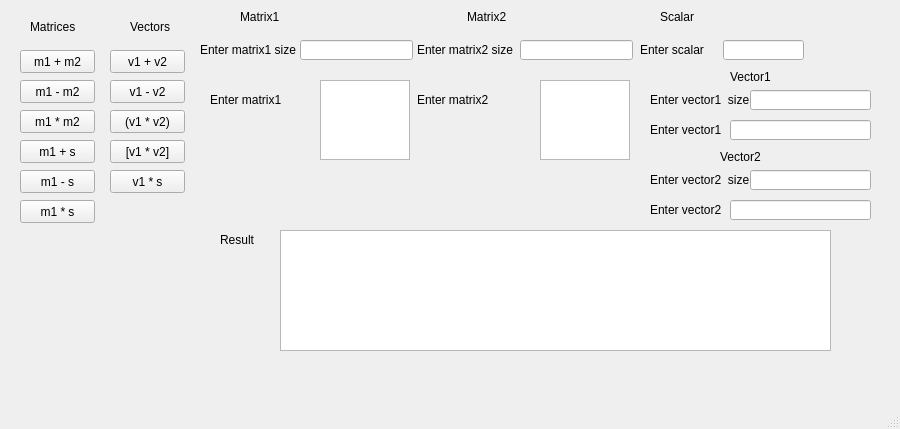
<?xml version="1.0" encoding="UTF-8"?>
<ui version="4.0">
 <class>MainWindow</class>
 <widget class="QMainWindow" name="MainWindow">
  <property name="geometry">
   <rect>
    <x>0</x>
    <y>0</y>
    <width>900</width>
    <height>429</height>
   </rect>
  </property>
  <property name="windowTitle">
   <string>MainWindow</string>
  </property>
  <widget class="QWidget" name="centralwidget">
   <widget class="QTextEdit" name="textEdit">
    <property name="geometry">
     <rect>
      <x>320</x>
      <y>80</y>
      <width>90</width>
      <height>80</height>
     </rect>
    </property>
   </widget>
   <widget class="QLineEdit" name="lineEdit">
    <property name="geometry">
     <rect>
      <x>300</x>
      <y>40</y>
      <width>113</width>
      <height>20</height>
     </rect>
    </property>
   </widget>
   <widget class="QLabel" name="label">
    <property name="geometry">
     <rect>
      <x>200</x>
      <y>40</y>
      <width>101</width>
      <height>20</height>
     </rect>
    </property>
    <property name="text">
     <string>Enter matrix1 size</string>
    </property>
   </widget>
   <widget class="QLineEdit" name="lineEdit_2">
    <property name="geometry">
     <rect>
      <x>520</x>
      <y>40</y>
      <width>113</width>
      <height>20</height>
     </rect>
    </property>
   </widget>
   <widget class="QTextEdit" name="textEdit_2">
    <property name="geometry">
     <rect>
      <x>540</x>
      <y>80</y>
      <width>90</width>
      <height>80</height>
     </rect>
    </property>
   </widget>
   <widget class="QLabel" name="label_2">
    <property name="geometry">
     <rect>
      <x>417</x>
      <y>40</y>
      <width>101</width>
      <height>20</height>
     </rect>
    </property>
    <property name="text">
     <string>Enter matrix2 size</string>
    </property>
   </widget>
   <widget class="QLabel" name="label_3">
    <property name="geometry">
     <rect>
      <x>240</x>
      <y>10</y>
      <width>48</width>
      <height>13</height>
     </rect>
    </property>
    <property name="text">
     <string>Matrix1</string>
    </property>
   </widget>
   <widget class="QLabel" name="label_4">
    <property name="geometry">
     <rect>
      <x>467</x>
      <y>10</y>
      <width>48</width>
      <height>13</height>
     </rect>
    </property>
    <property name="text">
     <string>Matrix2</string>
    </property>
   </widget>
   <widget class="QTextEdit" name="textEdit_3">
    <property name="geometry">
     <rect>
      <x>280</x>
      <y>230</y>
      <width>551</width>
      <height>121</height>
     </rect>
    </property>
    <property name="inputMethodHints">
     <set>Qt::ImhNone</set>
    </property>
    <property name="readOnly">
     <bool>true</bool>
    </property>
   </widget>
   <widget class="QPushButton" name="pushButton_3">
    <property name="geometry">
     <rect>
      <x>20</x>
      <y>50</y>
      <width>75</width>
      <height>23</height>
     </rect>
    </property>
    <property name="text">
     <string>m1 + m2</string>
    </property>
   </widget>
   <widget class="QPushButton" name="pushButton_4">
    <property name="geometry">
     <rect>
      <x>20</x>
      <y>80</y>
      <width>75</width>
      <height>23</height>
     </rect>
    </property>
    <property name="text">
     <string>m1 - m2</string>
    </property>
   </widget>
   <widget class="QPushButton" name="pushButton_5">
    <property name="geometry">
     <rect>
      <x>20</x>
      <y>110</y>
      <width>75</width>
      <height>23</height>
     </rect>
    </property>
    <property name="text">
     <string>m1 * m2</string>
    </property>
   </widget>
   <widget class="QLabel" name="label_5">
    <property name="geometry">
     <rect>
      <x>660</x>
      <y>10</y>
      <width>48</width>
      <height>13</height>
     </rect>
    </property>
    <property name="text">
     <string>Scalar</string>
    </property>
   </widget>
   <widget class="QLineEdit" name="lineEdit_3">
    <property name="geometry">
     <rect>
      <x>723</x>
      <y>40</y>
      <width>81</width>
      <height>20</height>
     </rect>
    </property>
   </widget>
   <widget class="QLabel" name="label_6">
    <property name="geometry">
     <rect>
      <x>640</x>
      <y>40</y>
      <width>81</width>
      <height>20</height>
     </rect>
    </property>
    <property name="text">
     <string>Enter scalar </string>
    </property>
   </widget>
   <widget class="QPushButton" name="pushButton_6">
    <property name="geometry">
     <rect>
      <x>20</x>
      <y>200</y>
      <width>75</width>
      <height>23</height>
     </rect>
    </property>
    <property name="text">
     <string>m1 * s</string>
    </property>
   </widget>
   <widget class="QPushButton" name="pushButton_7">
    <property name="geometry">
     <rect>
      <x>20</x>
      <y>140</y>
      <width>75</width>
      <height>23</height>
     </rect>
    </property>
    <property name="text">
     <string>m1 + s</string>
    </property>
   </widget>
   <widget class="QPushButton" name="pushButton_8">
    <property name="geometry">
     <rect>
      <x>20</x>
      <y>170</y>
      <width>75</width>
      <height>23</height>
     </rect>
    </property>
    <property name="text">
     <string>m1 - s</string>
    </property>
   </widget>
   <widget class="QLabel" name="label_7">
    <property name="geometry">
     <rect>
      <x>210</x>
      <y>90</y>
      <width>101</width>
      <height>20</height>
     </rect>
    </property>
    <property name="text">
     <string>Enter matrix1</string>
    </property>
   </widget>
   <widget class="QLabel" name="label_8">
    <property name="geometry">
     <rect>
      <x>417</x>
      <y>90</y>
      <width>101</width>
      <height>20</height>
     </rect>
    </property>
    <property name="text">
     <string>Enter matrix2</string>
    </property>
   </widget>
   <widget class="QLineEdit" name="lineEdit_4">
    <property name="geometry">
     <rect>
      <x>730</x>
      <y>120</y>
      <width>141</width>
      <height>20</height>
     </rect>
    </property>
    <property name="text">
     <string/>
    </property>
   </widget>
   <widget class="QLabel" name="label_9">
    <property name="geometry">
     <rect>
      <x>650</x>
      <y>120</y>
      <width>81</width>
      <height>20</height>
     </rect>
    </property>
    <property name="text">
     <string>Enter vector1 </string>
    </property>
   </widget>
   <widget class="QLabel" name="label_10">
    <property name="geometry">
     <rect>
      <x>730</x>
      <y>70</y>
      <width>48</width>
      <height>13</height>
     </rect>
    </property>
    <property name="text">
     <string>Vector1</string>
    </property>
   </widget>
   <widget class="QLabel" name="label_11">
    <property name="geometry">
     <rect>
      <x>650</x>
      <y>200</y>
      <width>81</width>
      <height>20</height>
     </rect>
    </property>
    <property name="text">
     <string>Enter vector2 </string>
    </property>
   </widget>
   <widget class="QLineEdit" name="lineEdit_5">
    <property name="geometry">
     <rect>
      <x>730</x>
      <y>200</y>
      <width>141</width>
      <height>20</height>
     </rect>
    </property>
    <property name="text">
     <string/>
    </property>
   </widget>
   <widget class="QLabel" name="label_12">
    <property name="geometry">
     <rect>
      <x>720</x>
      <y>150</y>
      <width>48</width>
      <height>13</height>
     </rect>
    </property>
    <property name="text">
     <string>Vector2</string>
    </property>
   </widget>
   <widget class="QPushButton" name="pushButton_10">
    <property name="geometry">
     <rect>
      <x>110</x>
      <y>50</y>
      <width>75</width>
      <height>23</height>
     </rect>
    </property>
    <property name="text">
     <string>v1 + v2</string>
    </property>
   </widget>
   <widget class="QPushButton" name="pushButton_11">
    <property name="geometry">
     <rect>
      <x>110</x>
      <y>170</y>
      <width>75</width>
      <height>23</height>
     </rect>
    </property>
    <property name="text">
     <string>v1 * s</string>
    </property>
   </widget>
   <widget class="QPushButton" name="pushButton_12">
    <property name="geometry">
     <rect>
      <x>110</x>
      <y>80</y>
      <width>75</width>
      <height>23</height>
     </rect>
    </property>
    <property name="text">
     <string>v1 - v2</string>
    </property>
   </widget>
   <widget class="QPushButton" name="pushButton_13">
    <property name="geometry">
     <rect>
      <x>110</x>
      <y>110</y>
      <width>75</width>
      <height>23</height>
     </rect>
    </property>
    <property name="text">
     <string>(v1 * v2)</string>
    </property>
   </widget>
   <widget class="QPushButton" name="pushButton_14">
    <property name="geometry">
     <rect>
      <x>110</x>
      <y>140</y>
      <width>75</width>
      <height>23</height>
     </rect>
    </property>
    <property name="text">
     <string>[v1 * v2]</string>
    </property>
   </widget>
   <widget class="QLabel" name="label_13">
    <property name="geometry">
     <rect>
      <x>30</x>
      <y>20</y>
      <width>48</width>
      <height>13</height>
     </rect>
    </property>
    <property name="text">
     <string>Matrices</string>
    </property>
   </widget>
   <widget class="QLabel" name="label_14">
    <property name="geometry">
     <rect>
      <x>130</x>
      <y>20</y>
      <width>48</width>
      <height>13</height>
     </rect>
    </property>
    <property name="text">
     <string>Vectors</string>
    </property>
   </widget>
   <widget class="QLabel" name="label_15">
    <property name="geometry">
     <rect>
      <x>220</x>
      <y>230</y>
      <width>51</width>
      <height>20</height>
     </rect>
    </property>
    <property name="text">
     <string>Result</string>
    </property>
   </widget>
   <widget class="QLabel" name="label_16">
    <property name="geometry">
     <rect>
      <x>650</x>
      <y>90</y>
      <width>101</width>
      <height>20</height>
     </rect>
    </property>
    <property name="text">
     <string>Enter vector1  size</string>
    </property>
   </widget>
   <widget class="QLineEdit" name="lineEdit_6">
    <property name="geometry">
     <rect>
      <x>750</x>
      <y>90</y>
      <width>121</width>
      <height>20</height>
     </rect>
    </property>
    <property name="text">
     <string/>
    </property>
   </widget>
   <widget class="QLineEdit" name="lineEdit_7">
    <property name="geometry">
     <rect>
      <x>750</x>
      <y>170</y>
      <width>121</width>
      <height>20</height>
     </rect>
    </property>
    <property name="text">
     <string/>
    </property>
   </widget>
   <widget class="QLabel" name="label_17">
    <property name="geometry">
     <rect>
      <x>650</x>
      <y>170</y>
      <width>101</width>
      <height>20</height>
     </rect>
    </property>
    <property name="text">
     <string>Enter vector2  size</string>
    </property>
   </widget>
  </widget>
  <widget class="QMenuBar" name="menubar">
   <property name="geometry">
    <rect>
     <x>0</x>
     <y>0</y>
     <width>900</width>
     <height>21</height>
    </rect>
   </property>
  </widget>
  <widget class="QStatusBar" name="statusbar"/>
 </widget>
 <resources/>
 <connections/>
</ui>
